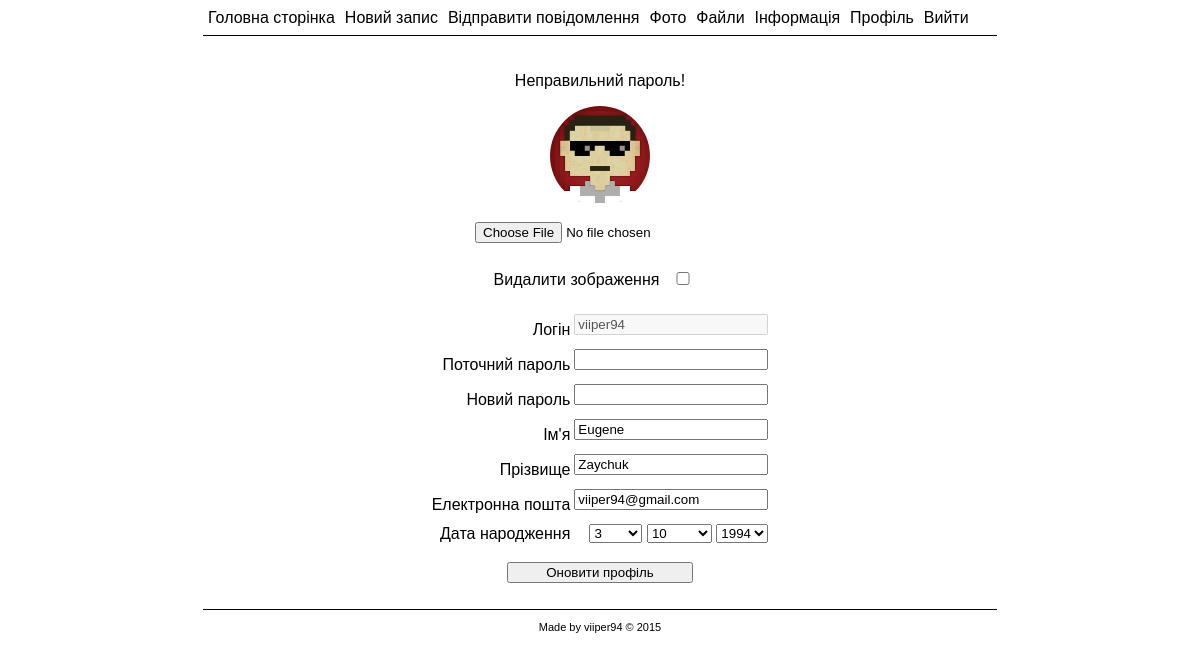
/profile.php?wrong=1 (signed in), run on the app's committed database.
### tables this page shows
CREATE TABLE `users` (
  `user` varchar(45) NOT NULL,
  `password` varchar(45) NOT NULL,
  `email` varchar(45) NOT NULL,
  `first_name` varchar(45) DEFAULT NULL,
  `second_name` varchar(45) DEFAULT NULL,
  `is_admin` tinyint(1) NOT NULL,
  `avatar_url` varchar(100) NOT NULL,
  `birth_day` smallint(2) DEFAULT NULL,
  `birth_month` smallint(2) DEFAULT NULL,
  `birth_year` smallint(4) DEFAULT NULL,
  PRIMARY KEY (`user`),
  UNIQUE KEY `user_UNIQUE` (`user`),
  UNIQUE KEY `email_UNIQUE` (`email`)
);

### profile.php (the view, shortened to what this page needs)
<?php
	$login = $_COOKIE["Username"];
	$link = mysqli_connect('127.0.0.1', 'root', 'root');
	mysqli_select_db($link, 'viireg');
	$select_user = mysqli_query($link, "select * from users where user='$login';");
	$user = mysqli_fetch_array($select_user);
	$first_name = $user["first_name"];
	$second_name = $user["second_name"];
	$email = $user["email"];
	$avatar_url = $user["avatar_url"];
	if(isset($_GET["wrong"])){
		switch ($_GET["wrong"]) {
			case '1':
				$info_string = "Неправильний пароль!";
				break;
		}
	} else{
		$info_string = "";
	}
?>
<!DOCTYPE html>
<html lang=en>
	<head>
		<link rel=stylesheet href=css/main.css>
	</head>
	<body>
		<header>
			<ul>
				<li><a href=index.php>Головна сторінка</a></li>
				<li><a href=newnote.php>Новий запис</a></li>
				<li><a href=email.php>Відправити повідомлення</a></li>
				<li><a href=index.php>Фото</a></li>
				<li><a href=index.php>Файли</a></li>
				<li><a href=info.php>Інформація</a></li>
				<li><a href=profile.php title=<?php echo "$login";?>>Профіль</a></li>
				<li><a href=exit.php>Вийти</a></li>
			</ul>
		</header>
		<div class="profile_content">
			<p><?php echo $info_string;?></p>
			<div id="ava">
				<img src=img/profiles/<?php echo "$avatar_url";?>>
			</div>
			<form action="editprofile.php" method="post" enctype="multipart/form-data">
				<p><input id="file" type="file" name="filename" accept="image/*"></p>
				<p>Видалити зображення<input type="checkbox" name="delete_ava" id="box"></p>
				<table>
					<tr>
						<td>Логін</td>
						<td><input type="text" disabled value=<?php echo "$login";?>></td>
					</tr>
					<tr>
						<td>Поточний пароль</td>
						<td><input type="password" name="old_password"></td>
					</tr>
					<tr>
						<td>Новий пароль</td>
						<td><input type="password" name="new_password"></td>
					</tr>
					<tr>
						<td>Ім'я</td>
						<td><input type="text" name="first_name" value=<?php echo "$first_name";?>></td>
					</tr>
					<tr>
						<td>Прізвище</td>
						<td><input type="text" name="second_name" value=<?php echo "$second_name";?>></td>
					</tr>
					<tr>
						<td>Електронна пошта</td>
						<td><input type="email" name="email" value=<?php echo "$email";?>></td>
					</tr>
					<tr>
						<td>Дата народження</td>
						<td>
							<select name="birth_day">
								<?php
									for ($i=1; $i <= 31; $i++){
										if($user["birth_day"] == $i){
											echo "<option value=$i selected>$i</option>";
										} else{
											echo "<option value=$i>$i</option>";
										}
									}
								?>
							</select>
							<select name="birth_month">
								<?php
									for ($i=1; $i <= 12; $i++){
										if($user["birth_month"] == $i){
											echo "<option value=$i selected>$i</option>";
										} else{
											echo "<option value=$i>$i</option>";
										}
									}
								?>
							</select>
							<select name=birth_year>
								<?php
									for ($i=2015; $i >= 1900; $i--){
										if($user["birth_year"] == $i){
											echo "<option value=$i selected>$i</option>";
										} else{
											echo "<option value=$i>$i</option>";
										}
									}
								?>
							</select>
						</td>
					</tr>
				</table>
				<p><input type=submit value='Оновити профіль'></p>
			</form>
		</div>
		<footer><p>Made by viiper94 &copy; 2015</p></footer>
	</body>
</html>

### css/main.css (style rules this page uses)
* { font-family: Arial; }
body { margin: 0; }
header { margin: auto; width: 794px; height: 35px; border-bottom: solid 1px; text-align: center; }
header a { display: block; color: #000; text-decoration: none; padding: 9px 5px 8px 5px; }
a { color: #000; text-decoration: none; }
img { width: 100px; }
.profile_content { padding-top: 20px; width: 794px; margin: auto; text-align: center; }
.profile_content table { margin: auto; text-align: right; }
#ava { margin: auto; border-radius: 50%; height: 100px; width: 100px; overflow: hidden; }
#file { width: 250px; }
#box { width: 40px; }
ul { list-style: none; margin: 0 auto; padding: 0px; }
li { display: inline-block; float: left; }
.profile_content input { width: 186px; margin-bottom: 10px; }
footer { clear: left; margin: auto; width: 794px; border-top: black solid 1px; text-align: center; font-size: 11px; }

### data on the page
users: avatar_url (picture), first_name "Eugene", second_name "Zaychuk", email "viiper94@gmail.com", birth_day "3", birth_month "10", birth_year "1994"

### other printed values
$info_string "Неправильний пароль!"
